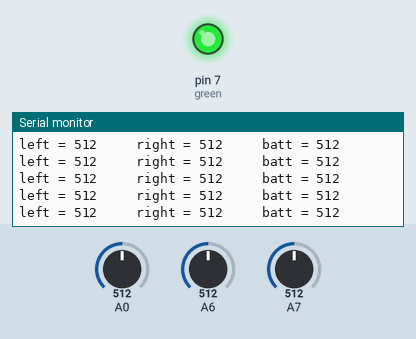
Recording of a sketch running on a simulated Arduino Nano, built with avr-gcc and run on an emulated ATmega328P. Shown: output pins drawn as LEDs (lit = HIGH), the last lines printed to the serial monitor. Inputs (shaded band) come from the test bench; at power-on: A0 = 512, A6 = 512, A7 = 512.

Above: at 1.2 s.
1.3 s: A0 set to 111
At 1.41 s:
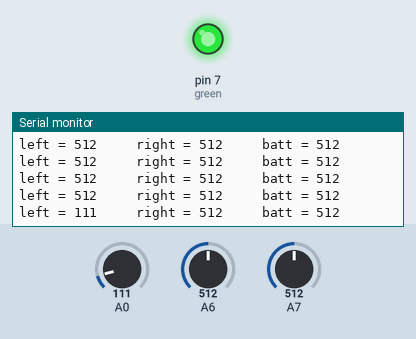
4.3 s: A0 set to 89
At 4.31 s:
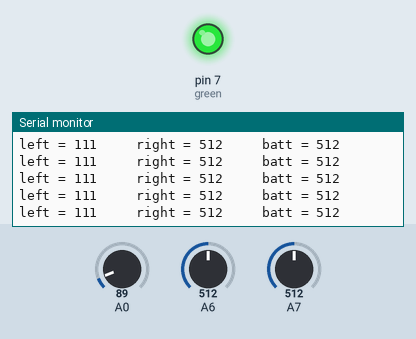
7.3 s: A6 set to 111
At 7.33 s:
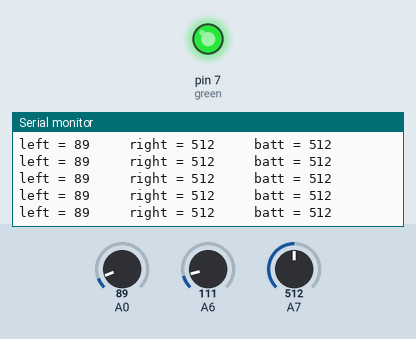
10.3 s: A6 set to 88
At 10.3 s:
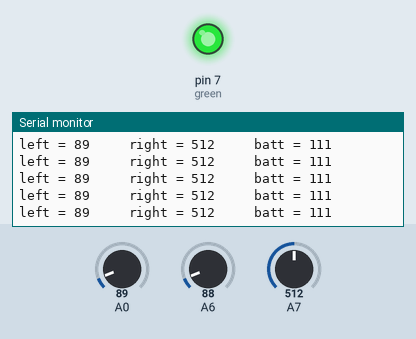
11.8 s: A7 set to 986
At 11.8 s:
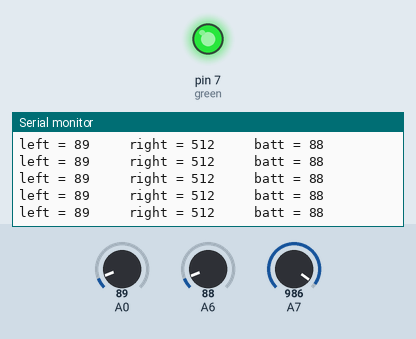
13.3 s: A7 set to 1009
At 13.33 s:
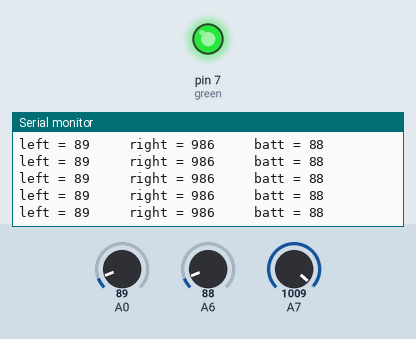
Timing chart, 0 to 16.3 s (numbered marks = the images above; inputs shaded):
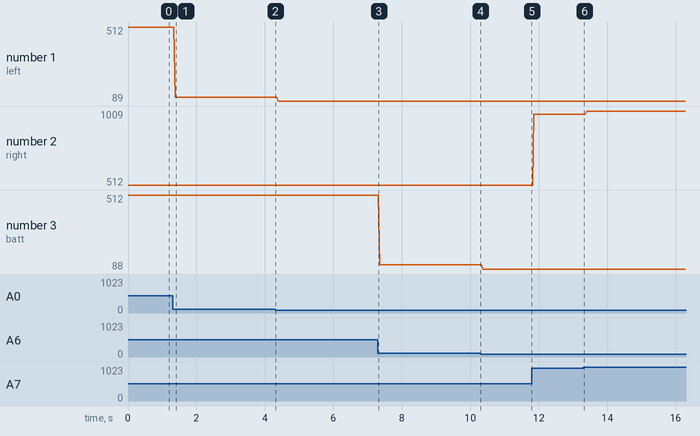

The sketch:

pots.ino
```cpp
int leftValue = 0;
int rightValue = 0;
int battSense = 0;
int green = 7;

void setup() {
  // initialize serial communications at 9600 bps:
  pinMode(green, OUTPUT);
  digitalWrite(green, HIGH);
  Serial.begin(9600);
}

void loop() {
  leftValue = analogRead(A0);
  Serial.print("left = " );
  Serial.print(leftValue);
  delay(2);

  rightValue = analogRead(A7);
  Serial.print("     right = " );
  Serial.print(rightValue);
  delay(2);

  battSense = analogRead(A6);
  Serial.print("     batt = " );
  Serial.println(battSense);
  delay(2);

}
```

Measured:
- after the input at 1.3 s, the serial monitor: prints a new line after 0.09 s (image 1)
- plotted number 1: 512 → 111 after the input at 1.3 s, 111 → 89 after the input at 4.3 s
- plotted number 2: 512 → 986 after the input at 11.8 s, 986 → 1009 after the input at 13.3 s
- plotted number 3: 111 → 88 after the input at 10.3 s
